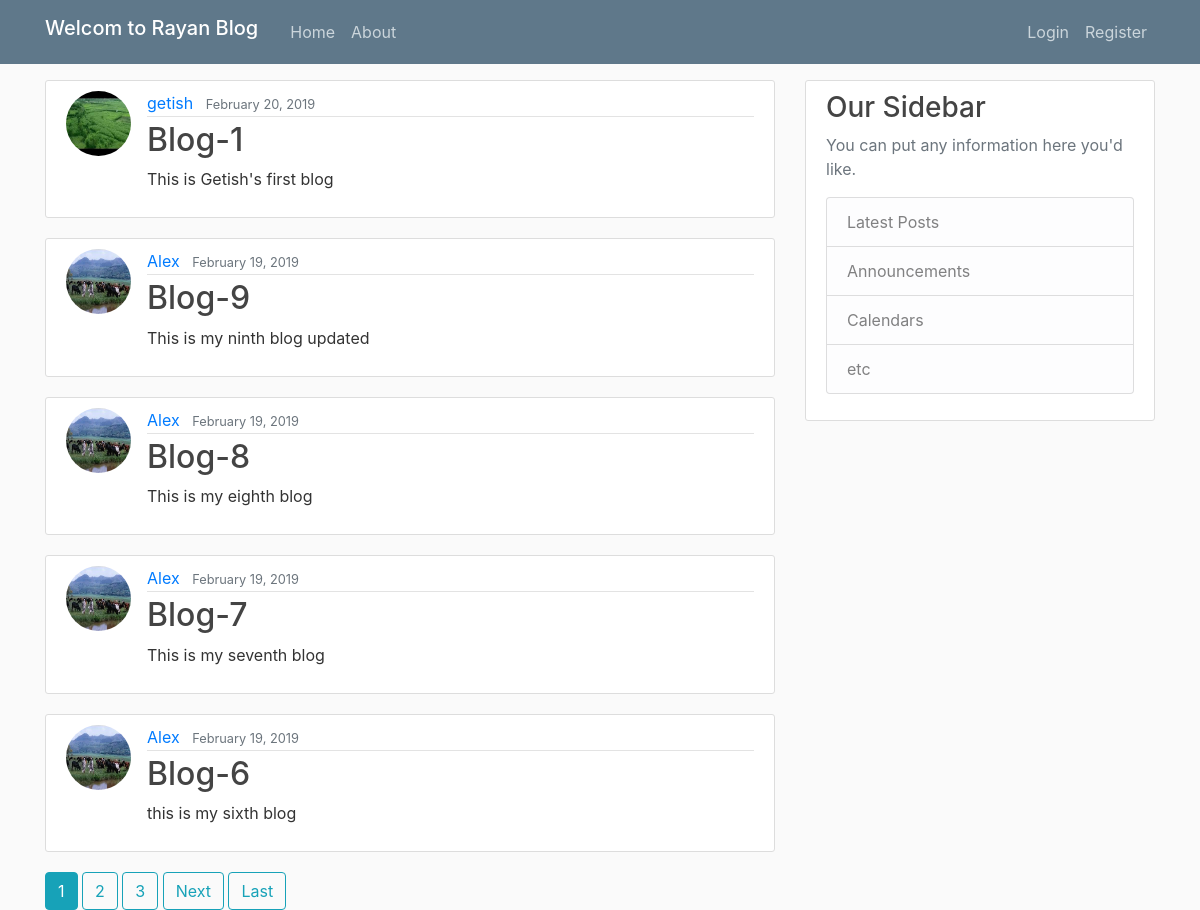
The page / on the database its author committed.
### blogsapp/models.py (models this page shows, shortened)
class Post(models.Model):
    title = models.CharField(max_length=100)
    content = models.TextField()
    date_posted = models.DateTimeField(default=timezone.now)
    author = models.ForeignKey(User, on_delete=models.CASCADE)

### usersapp/models.py (models this page shows, shortened)
class Profile(models.Model):
    user = models.OneToOneField(User, on_delete = models.CASCADE)
    image = models.ImageField(default = 'default.jpg', upload_to = 'profile_pics' )

### blogsapp/views.py (the view)
# urls.py: path('', PostListView.as_view()),
class PostListView(ListView):
    model = Post
    template_name = 'blogsapp/home.html'
    context_object_name ='posts'
    ordering = ['-date_posted']
    paginate_by = 5

### blogsapp/templates/blogsapp/home.html (shortened to what this page needs)
{% extends "blogsapp/base.html"%}
{% block content %}
      {% for post in posts %}
              <article class="media content-section">
                <img class = "rounded-circle article-img" src="{{ post.author.profile.image.url }}">
                <div class="media-body">
                  <div class="article-metadata">
                    <a class="mr-2" href="{% url 'user-posts' post.author.username %}">{{ post.author }}</a>
                    <small class="text-muted">{{ post.date_posted|date:"F d, Y" }}</small>
                  </div>
                  <h2><a class="article-title" href="post/{{post.id}} ">{{ post.title }}</a></h2>
                  <p class="article-content">{{ post.content }}</p>
                </div>
              </article>
      {% endfor %}
      {% if is_paginated %}
        {% for num in page_obj.paginator.page_range %}
          {% if page_obj.number == num %}
            <a class="btn btn-info" mb-4" href="?page={{ num }}">{{ num }}</a>
          {% elif num > page_obj.number|add:'-3' and  num < page_obj.number|add:'3' %}
            <a class="btn btn-outline-info" mb-4" href="?page={{ num }}">{{ num }}</a>
          {%endif%}
        {% endfor%}
        {% if page_obj.has_next %}
          <a class="btn btn-outline-info" mb-4" href="?page= {{ page_obj.next_page_number }}">Next</a>
          <a class="btn btn-outline-info" mb-4" href="?page= {{ page_obj.paginator.num_pages }}">Last</a>
        {% endif%}
      {% endif %}
{% endblock %}

### blogsapp/templates/blogsapp/base.html (shortened to what this page needs)
{% load static %}
<!DOCTYPE html>
<html lang="en" dir="ltr">
  <head>
    <link rel="stylesheet" href="https://maxcdn.bootstrapcdn.com/bootstrap/4.0.0/css/bootstrap.min.css"
>
     <link rel="stylesheet" type="text/css" href="{% static 'blogsapp/main.css' %}">
  </head>
  <body>
        <header class="site-header">
      <nav class="navbar navbar-expand-md navbar-dark bg-steel fixed-top">
        <div class="container">
          <h2 class="navbar-brand mr-4">Welcom to Rayan Blog</h2>
          <div class="collapse navbar-collapse" id="navbarToggle">
            <div class="navbar-nav mr-auto">
              <a class="nav-item nav-link" href="/">Home</a>
              <a class="nav-item nav-link" href="/about">About</a>
            </div>
            <div class="navbar-nav">
              {% if user.is_authenticated %}
              <a class="nav-item nav-link" href="{% url 'post-create' %}">Create New Post</a>
              <a class="nav-item nav-link" href="/profile">Profile</a>
              <a class="nav-item nav-link" href="/logout">Logout</a>
              {% else %}
              <a class="nav-item nav-link" href="/login">Login</a>
              <a class="nav-item nav-link" href="/register">Register</a>
              {% endif %}
            </div>
          </div>
        </div>
      </nav>
    </header>
    <main role="main" class="container">
      <div class="row">
        <div class="col-md-8">
          {% block content %}{% endblock %}
        </div>
        <div class="col-md-4">
          <div class="content-section">
            <h3>Our Sidebar</h3>
            <p class='text-muted'>You can put any information here you'd like.
              <ul class="list-group">
                <li class="list-group-item list-group-item-light">Latest Posts</li>
                <li class="list-group-item list-group-item-light">Announcements</li>
                <li class="list-group-item list-group-item-light">Calendars</li>
                <li class="list-group-item list-group-item-light">etc</li>
              </ul>
            </p>
          </div>
        </div>
      </div>
    </main>
  </body>
</html>

### blogsapp/static/blogsapp/main.css (style rules this page uses)
body { background: #fafafa; color: #333333; margin-top: 5rem; }
h1, h2, h3, h4, h5, h6 { color: #444444; }
ul { margin: 0; }
.bg-steel { background-color: #5f788a; }
.site-header .navbar-nav .nav-link { color: #cbd5db; }
.content-section { background: #ffffff; padding: 10px 20px; border: 1px solid #dddddd; border-radius: 3px; margin-bottom: 20px; }
.article-title { color: #444444; }
.article-content { white-space: pre-line; }
.article-img { height: 65px; width: 65px; margin-right: 16px; }
.article-metadata { padding-bottom: 1px; margin-bottom: 4px; border-bottom: 1px solid #e3e3e3 }

### rows shown on the page
Post: author.profile.image (picture), author "getish", date_posted "February 20, 2019", title "Blog-1", content "This is Getish's first blog"
Post: author.profile.image (picture), author "Alex", date_posted "February 19, 2019", title "Blog-9", content "This is my ninth blog updated"
Post: author.profile.image (picture), author "Alex", date_posted "February 19, 2019", title "Blog-8", content "This is my eighth blog"
Post: author.profile.image (picture), author "Alex", date_posted "February 19, 2019", title "Blog-7", content "This is my seventh blog"
Post: author.profile.image (picture), author "Alex", date_posted "February 19, 2019", title "Blog-6", content "this is my sixth blog"

### other values the page prints
{{ num }} "1"
{{ num }} "2" "3"
